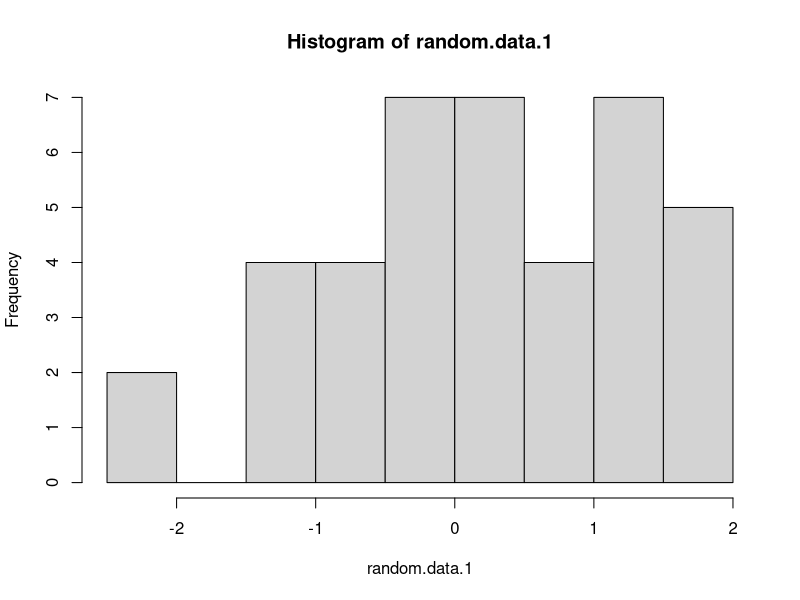
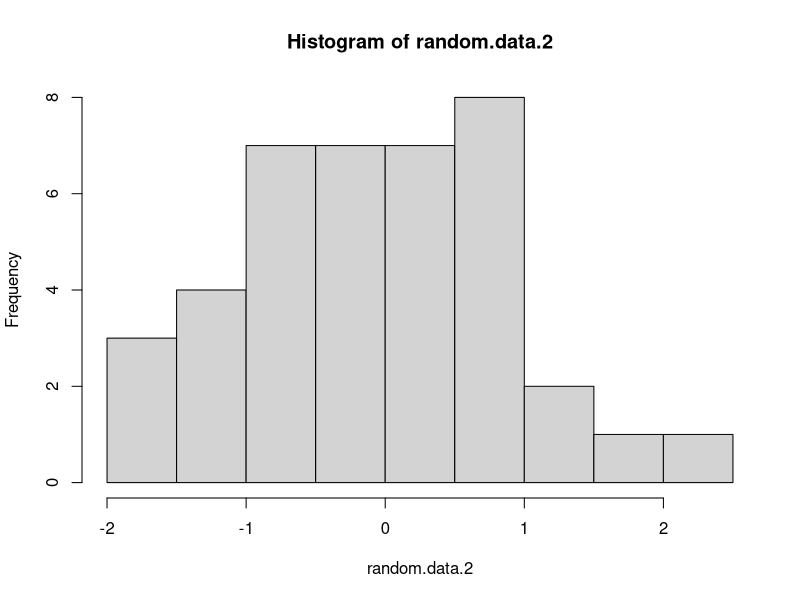
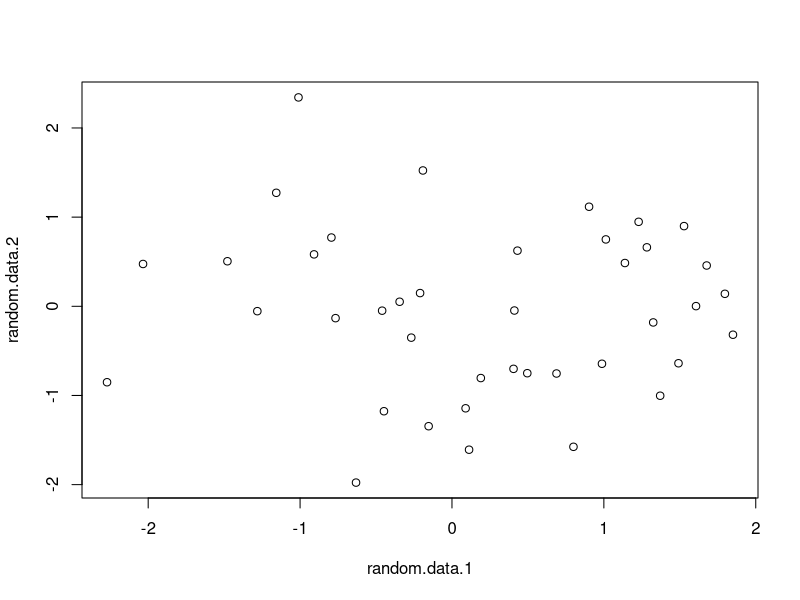
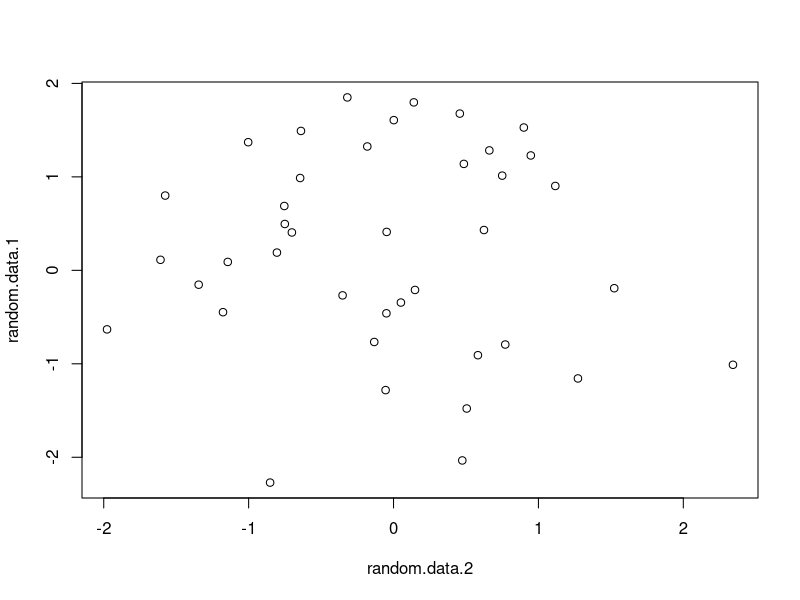
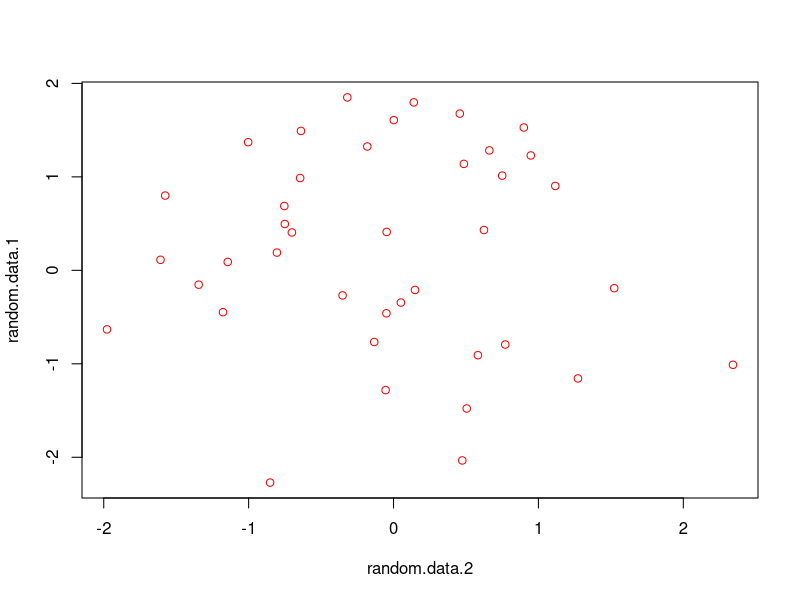
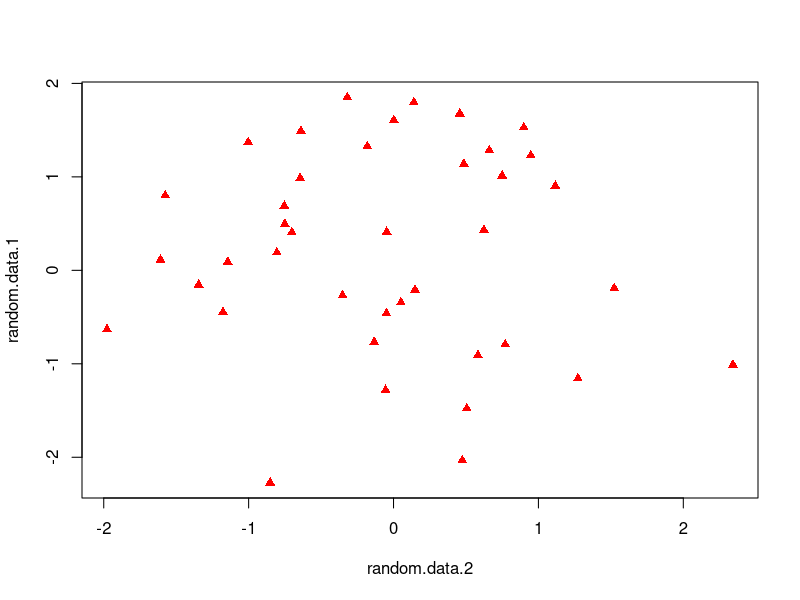
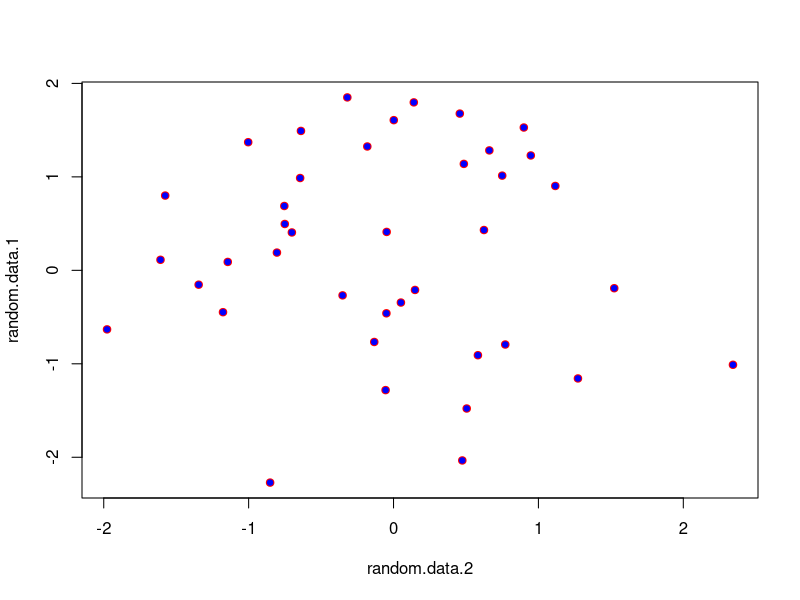
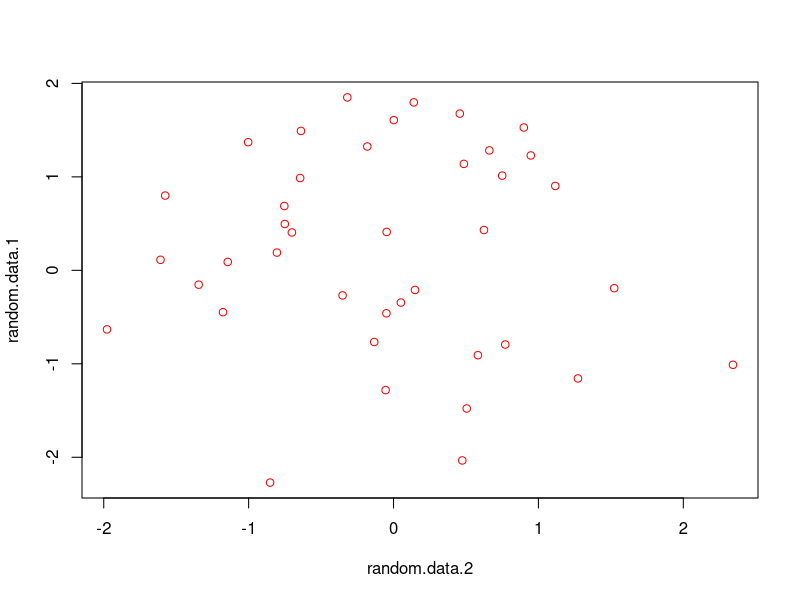

Source code (R) for these figures, in order: (Note: this script raises an error after producing the figures.)
##BIOL709B
#Class 1 notes
#Nate Swenson - swenson@umd.edu
#31-aug-2017

################################
##working.directories
################################
#find out what your working directory is
getwd()

#set your working directory or use drop down
setwd("/Users/ngswenson/GitHub")

#see change
getwd()

#list all files in working directory
list.files(getwd())

list.files()

################################
## some very simple calculations
################################
#addition
15+2

#subtraction
15-2

#multiplication
15*2

#division
15/2


################################
## HELP ME!!!!
################################
??PCA

?princomp


################################
## Create an object
################################
#make an object called tot.rain and assign it a value of 50.2
tot.rain = 50.2

#add a value to tot.rain
tot.rain+22.1
tot.rain.new = tot.rain+22.1
tot.rain.new

#case matters
#Tot.rain+22.1

#make a new rainfall object
tot.rain.2 = 22.1

#different way of assigning <- instead of =
tot.rain.2 <- 22.1
tot.rain.2

#== is not assignment. More like asking is it equal to
tot.rain.2 == 22.1
tot.rain.2 == 22.2

#ask if it is NOT (!) equal to
tot.rain.2 != 22.2

#add objects
tot.rain + tot.rain.2 

#concatenate components of objects
all.rain.data = c(tot.rain, tot.rain.2)

#lets generate 40 random numbers from a normal distribution with an expected mean of 0 and sd of 1
random.data.1 = rnorm(40, mean = 0, sd = 1)

random.data.1

# a second random dataset
random.data.2 = rnorm(40, mean = 0, sd = 1)

#how many values in this vector object
length(random.data.1)

#list all objects currently in workspace
ls()

################################
## Basic plotting 
################################
#plot a histogram of the data
hist(random.data.1)

#plot a histogram of the data
hist(random.data.2)

#a bivariate plot with data.1 on x and data.2 on y
plot(random.data.1, random.data.2)

#a bivariate plot, but this time using a model call where data.1 is regressed (~) onto data.2
plot(random.data.1 ~ random.data.2)

#color outlines of the symbols red
plot(random.data.1 ~ random.data.2, col="red")

#change pch to change symbol
plot(random.data.1 ~ random.data.2, col="red", pch =17)

#change pch here to fill in symbol with a background of blue
plot(random.data.1 ~ random.data.2, col="red", pch =21, bg="blue")

#original with red outline
plot(random.data.1 ~ random.data.2, col="red")

#plot data with blue background and x and y labels (xlab and ylab)
plot(random.data.1 ~ random.data.2, col="red", pch =21, bg="blue", xlab="rainfall", ylab="temperature")


################################
## Reading in txt or csv files
################################
setwd("/Users/ngswenson/GitHub/Swenson709Bfall2017/Homework.1")
#read in example csv file using read.table command
my.prod.dat = read.table("my.prod.data.csv",sep=",",header=T)

#read in example csv file using read.csv command
my.prod.dat.alt = read.csv("my.prod.data.csv")

#read in example csv txt using read.table command
my.prod.dat.txt =read.table("my.prod.data.txt",sep="\t",header=T)


################################
## Writing out files as txt or csv
################################
#write out tables using write.table command, but using different delimitors (sep's)
write.table(my.prod.dat,"my.prod.new.data.csv",sep=",",row.names=F,col.names=T,quote=F)
write.table(my.prod.dat,"my.prod.new.data.txt",sep="\t",row.names=F,col.names=T,quote=F)

################################
## LOOK AT THE DATA!!!!
################################
#look at first 6 values of object
head(my.prod.dat)

#how many rows does it have?
nrow(my.prod.dat)

#how many columns does it have?
ncol(my.prod.dat)

#what are the dimensions of the object (nrows, ncols, depth?)
dim(my.prod.dat)

#look at just one column. here column 2
my.prod.dat[,2]

#look at just one row. here row 3
my.prod.dat[3,]

#call out only rows where the continent is "Asia"
my.prod.dat[my.prod.dat$continent=="Asia",]

#call out only rows where the continent is "Europe"
my.prod.dat[my.prod.dat$continent=="Europe",]

#call out only rows where the continent is "Asia" using subset
subset(my.prod.dat, my.prod.dat$continent=="Asia")

#call out only rows where the continent is "forest" using subset
subset(my.prod.dat, my.prod.dat$site == "forest")

#look at the structure of an object
str(my.prod.dat)

#calculate the sum of the values in column 2
sum(my.prod.dat[,2])

#calculate the mean of the values in column 2
mean(my.prod.dat[,2])

#calculate the sd and var of the values in column 2
sd(my.prod.dat[,2])
var(my.prod.dat[,2])

#plot a boxplot of data logging column 2
boxplot(log(my.prod.dat[,2])~my.prod.dat[,1])

#plot a biplot of data logging column 2
plot(my.prod.dat[,3]~log(my.prod.dat[,2]))

#plot a biplot of data logging column 2 while coloring points based on column 4
plot(my.prod.dat[,3]~log(my.prod.dat[,2]),pch=21,bg=my.prod.dat[,4])

#tell R you are going to make a image with 3 plots where there is 1 row and 3 columns
par(mfrow = c(1,3))

#replot all 3 types of plots
boxplot(log(my.prod.dat[,2])~my.prod.dat[,1])
plot(my.prod.dat[,3]~log(my.prod.dat[,2]))
plot(my.prod.dat[,3]~log(my.prod.dat[,2]),pch=21,bg=my.prod.dat[,4])

################################
## Make some data
################################
#This is how I madee the original fake dataset. I made a data.frame
my.next.prod.dat = data.frame(site = c("swamp","swamp","forest","forest","desert","desert","grassland","grassland"), sp.rich = c(10,5,1000,500,2,5,10,25), productivity = c(0.25,.11,1.99,1.5, 0.11,.05, 1.25,1.00), continent=c("Asia","Europe","Asia","Europe","Asia","Europe","Asia","Europe"))

#Make a vector with a series of 7 numbers from 1 to 7
series.mat = c(1:7)

#make an empty vector of NA's with 6 of them using the repete (rep()) function
empty.vec = rep(NA,6)

#make a matrix with 12 values in 3 rows from 1 to 12
matrix(1:12,nrow=3)

#transpose a matrix
transposed.mat = t(matrix(1:12,nrow=3))

#calculate the sum of each row
rowSums(transposed.mat)

#calculate the sum of each column
colSums(transposed.mat) 


################################
## Basic analyses
################################
#perform a simple linear regression model regressing productivity onto species richness
lm(my.prod.dat$productivity ~ log(my.prod.dat$sp.rich))

#get summary info from this model by wrapping the original code in summary()
summary(lm(my.prod.dat$productivity ~ log(my.prod.dat$sp.rich)))

#assign output
mod.output = summary(lm(my.prod.dat$productivity ~ log(my.prod.dat$sp.rich)))

#run some anovas
summary(aov(my.prod.dat$productivity ~ my.prod.dat$continent))
summary(aov(my.prod.dat$productivity ~ my.prod.dat$site))

#do a posthoc pairwise comparison analysis using TukeyHSD
TukeyHSD(aov(my.prod.dat$productivity ~ my.prod.dat$site))

#again, how to subset data, but choosing appropriate rows in only a single column (productivity)
my.prod.dat
my.prod.dat[my.prod.dat$continent=="Asia","productivity"]
my.prod.dat[my.prod.dat$continent=="Europe","productivity"]

#run a t.test on productivity in Asia vs Europe
t.test(my.prod.dat[my.prod.dat$continent=="Asia","productivity"],my.prod.dat[my.prod.dat$continent=="Europe","productivity"])


################################
## Write some loops
################################

#look at the empty vector we made
empty.vec

for(i in 1:3){ 
	empty.vec[i] = i+1
}

#what changed and why
empty.vec

################################
## Write a function
################################
#let's make a simple function. Here the function will take an input, add a value of 10 to whatever is given and then return the new value
my.func = function(x){
	my.output = x+10
	return(my.output)
}

#for a single input
my.func(12)

#for a vector of values
my.func(c(1:12))






